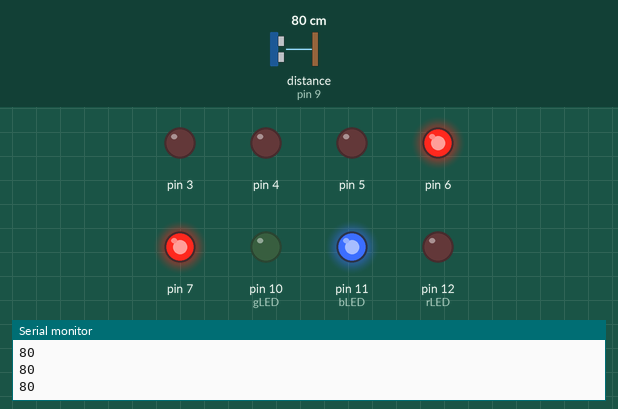
Simulated run of this sketch. Board: Arduino Uno, built with avr-gcc and run on an emulated ATmega328P. On the bench: output pins drawn as LEDs (lit = HIGH), the last lines printed to the serial monitor. Wiring (from diagram.json): ultrasonic range finder: trigger pin 8; echo pin 9. Inputs (shaded band) come from the test bench; at power-on: distance to the obstacle (sensor on pin 9) 80 cm. The echo pulse lasts 58.3 µs per cm; pins used as bus, display or sensor lines are not drawn.

Above: at 1.2 s.
1.3 s: distance to the obstacle (sensor on pin 9) set to 54 cm
2.8 s: distance to the obstacle (sensor on pin 9) set to 48 cm
At 3.2 s:
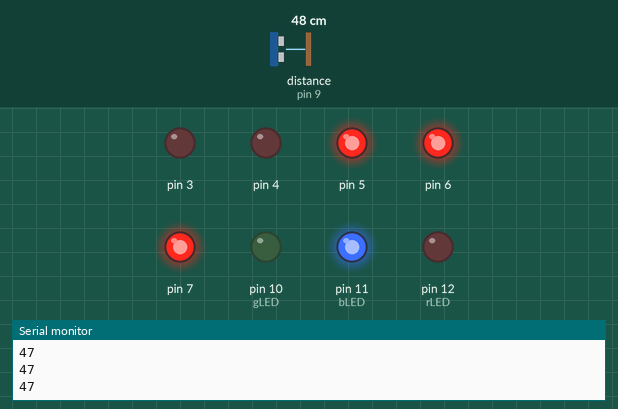
4.3 s: distance to the obstacle (sensor on pin 9) set to 35 cm
5.8 s: distance to the obstacle (sensor on pin 9) set to 30 cm
At 6.8 s:
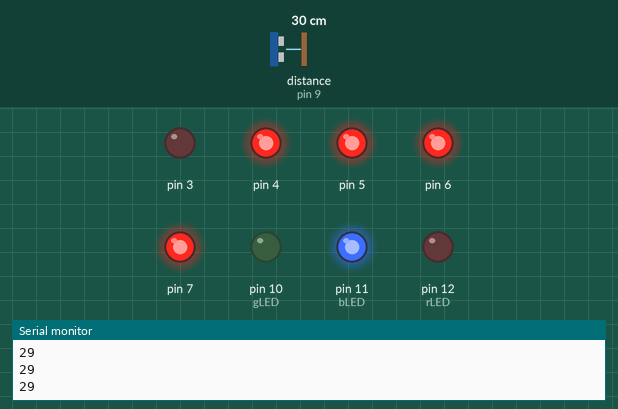
7.3 s: distance to the obstacle (sensor on pin 9) set to 2 cm
At 8.5 s:
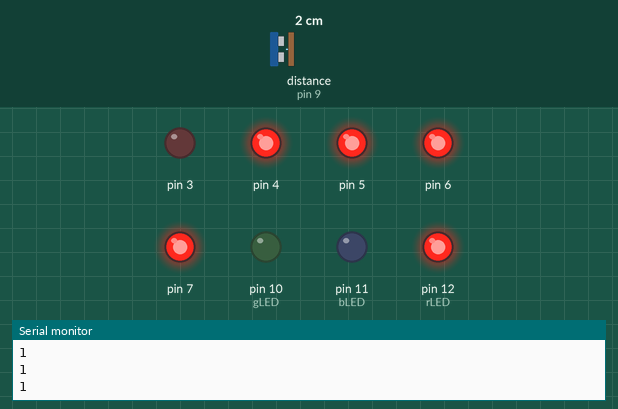
8.8 s: distance to the obstacle (sensor on pin 9) set to 60 cm
At 10.3 s:
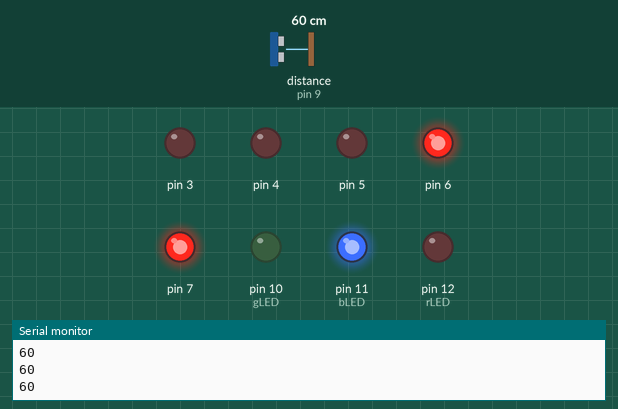
Timing chart, 0 to 11.3 s (numbered marks = the images above; inputs shaded):
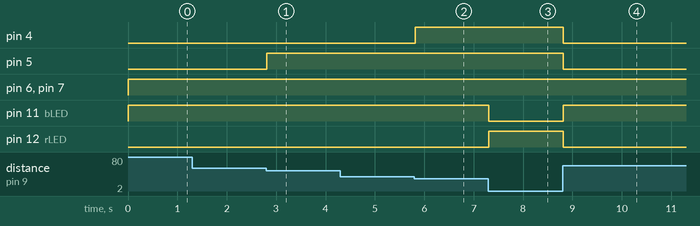

The sketch:

sketch.ino
```cpp
#define trigger 8
#define echo 9

#define rLED 12
#define bLED 11
#define gLED 10

#define BEREIT 3
#define ERKANNT 2
#define FEHLER 1

void setup() {
  // put your setup code here, to run once:
  Serial.begin(115200);

  pinMode(trigger, OUTPUT);
  pinMode(echo, INPUT);

  pinMode(rLED, OUTPUT);
  pinMode(bLED, OUTPUT);
  pinMode(gLED, OUTPUT);

  pinMode(3, OUTPUT);
  pinMode(4, OUTPUT);
  pinMode(5, OUTPUT);
  pinMode(6, OUTPUT);
  pinMode(7, OUTPUT);
}

void loop() {
  // put your main code here, to run repeatedly:
  digitalWrite(trigger, HIGH);
  delayMicroseconds(10);
  digitalWrite(trigger, LOW);

  int distance = pulseIn(echo, HIGH);
  Serial.println(distance / 58);

  int state = BEREIT;
  if (distance/58 < 20)
  {
    state = FEHLER;
  }
  else if (distance/58 == 20)
  {
    state = ERKANNT;
    digitalWrite(7, HIGH);
    digitalWrite(6, HIGH);
    digitalWrite(5, HIGH);
    digitalWrite(4, HIGH);
    digitalWrite(3, HIGH);
  }
  else if (distance/58 <= 30)
  {
    state = ERKANNT;
    digitalWrite(7, HIGH);
    digitalWrite(6, HIGH);
    digitalWrite(5, HIGH);
    digitalWrite(4, HIGH);
    digitalWrite(3, LOW);
  }
  else if (distance/58 <= 50)
  {
    state = ERKANNT;
    digitalWrite(7, HIGH);
    digitalWrite(6, HIGH);
    digitalWrite(5, HIGH);
    digitalWrite(4, LOW);
    digitalWrite(3, LOW);
  }
  else if (distance/58 <= 100)
  {
    state = ERKANNT;
    digitalWrite(7, HIGH);
    digitalWrite(6, HIGH);
    digitalWrite(5, LOW);
    digitalWrite(4, LOW);
    digitalWrite(3, LOW);
  }
  else
  {
    state = BEREIT;
    digitalWrite(7, HIGH);
    digitalWrite(6, LOW);
    digitalWrite(5, LOW);
    digitalWrite(4, LOW);
    digitalWrite(3, LOW);
  }

  switch (state)
  {
    case FEHLER:
      digitalWrite(rLED, HIGH);
      digitalWrite(bLED, LOW);
      digitalWrite(gLED, LOW);
      break;
    case ERKANNT:
      digitalWrite(rLED, LOW);
      digitalWrite(bLED, HIGH);
      digitalWrite(gLED, LOW);
      break;
    case BEREIT:
      digitalWrite(rLED, LOW);
      digitalWrite(bLED, LOW);
      digitalWrite(gLED, HIGH);
      break;
  }

  delay(10);
}
```

Measured:
- the behaviour switches between 52 and 51 cm on distance to the obstacle (sensor on pin 9) (found by bisection; images 0 and 1)
- the behaviour switches between 32 and 31 cm on distance to the obstacle (sensor on pin 9) (found by bisection; images 1 and 2)
- after the input at 2.8 s, pin 5: LOW → HIGH at once
- after the input at 5.8 s, pin 4: LOW → HIGH at once
- after the input at 7.3 s, pin 11 (bLED): HIGH → LOW at once; pin 12 (rLED): LOW → HIGH at once
- after the input at 8.8 s, pin 4, pin 5, pin 12 (rLED): HIGH → LOW at once; pin 11 (bLED): LOW → HIGH at once
